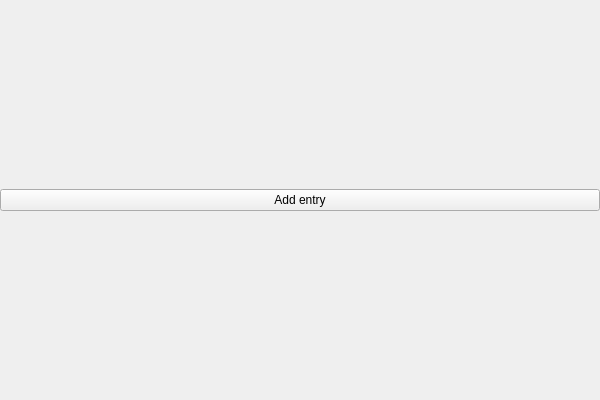
<?xml version="1.0" encoding="UTF-8"?>
<ui version="4.0">
 <class>ChecklistClass</class>
 <widget class="QWidget" name="ChecklistClass">
  <property name="geometry">
   <rect>
    <x>0</x>
    <y>0</y>
    <width>600</width>
    <height>400</height>
   </rect>
  </property>
  <property name="windowTitle">
   <string>Checklist</string>
  </property>
  <layout class="QVBoxLayout" name="verticalLayout">
   <property name="leftMargin">
    <number>0</number>
   </property>
   <property name="topMargin">
    <number>0</number>
   </property>
   <property name="rightMargin">
    <number>0</number>
   </property>
   <property name="bottomMargin">
    <number>0</number>
   </property>
   <item>
    <widget class="QPushButton" name="AddEntryButton">
     <property name="text">
      <string>Add entry</string>
     </property>
    </widget>
   </item>
  </layout>
 </widget>
 <layoutdefault spacing="6" margin="11"/>
 <resources/>
 <connections>
  <connection>
   <sender>AddEntryButton</sender>
   <signal>clicked()</signal>
   <receiver>ChecklistClass</receiver>
   <slot>AddEntryTriggered()</slot>
   <hints>
    <hint type="sourcelabel">
     <x>299</x>
     <y>199</y>
    </hint>
    <hint type="destinationlabel">
     <x>299</x>
     <y>199</y>
    </hint>
   </hints>
  </connection>
 </connections>
 <slots>
  <slot>AddEntryTriggered()</slot>
 </slots>
</ui>
